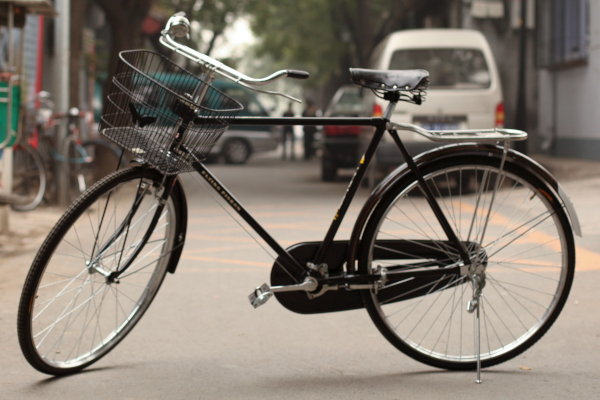
#> input picture examples/bike.jpg, 600 x 400 px
$ python -i functions.py   (imports and definitions only)
#> lines starting #> are read from the running program, lines starting #| are printed output that depends on the picture
#> further down, picture is the input picture: shape (400, 600, 3); mean B, G, R 109.4, 119.9, 129.1
import os

import cv2
import numpy as np
import scipy
from PIL import Image, ImageFont, ImageDraw, ImageStat
from torchvision import transforms as transforms


# [28 lines left out: functions get_rows_cols_no_size, get_rows_cols_with_size, get_rows_cols, not called in this run]


class ResizeMe(object):

    # [52 lines left out: functions __init__, __call__, normalize_output, convert, not called in this run]


def weight_images(img, img1, fades=4):
    for x in np.linspace(0, 1, fades + 1):
        yield cv2.addWeighted(np.array(img), 1 - x, np.array(img1), x, 0)


# [19 lines left out: functions get_bar, pad_arr, not called in this run]


def intensity_sort(image_layer):
    from scipy import stats
    ## used to sort the mappings by pixel intensity.

    #TODO Check this - sorting could be better !!
    ### I have tried many options to get them to organise nicely.
    ### This is the best i can come up with for now. That offers the best sorting to the eye

    pixel_mean = {}
    for i in range(image_layer.shape[2]):

        img = image_layer[:, :, i]
        # [6 lines of commented-out code are left out]
        blured = blur(img)
        mean = brightness(blured)
        median = np.median(blured.ravel())
        pixel_mean[i] = (mean+median)
#> this loop made 3 passes
#> (mean, median) on passes 1 to 3: (109.4, 110), (119.9, 120), (129.1, 130)
#> pass 1, in intensity_sort, `img = image_layer[:, :, i]`:
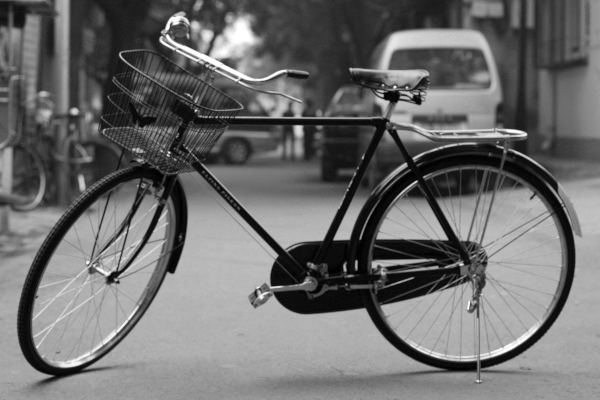
#> img: shape (400, 600); min 0, max 255, mean 109.4
#> pass 1, in intensity_sort, `blured = blur(img)`:
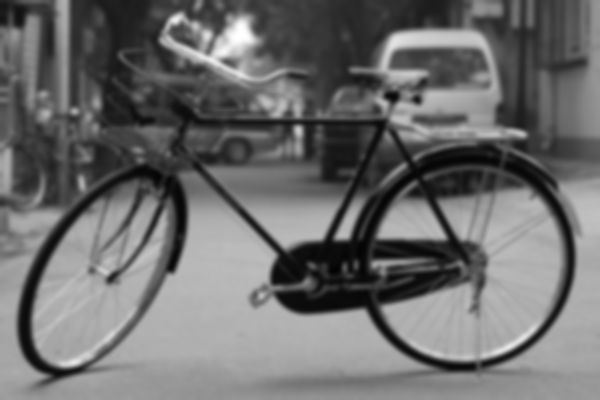
#> blured: shape (400, 600); min 3, max 255, mean 109.4
#> pass 2, in intensity_sort, `img = image_layer[:, :, i]`:
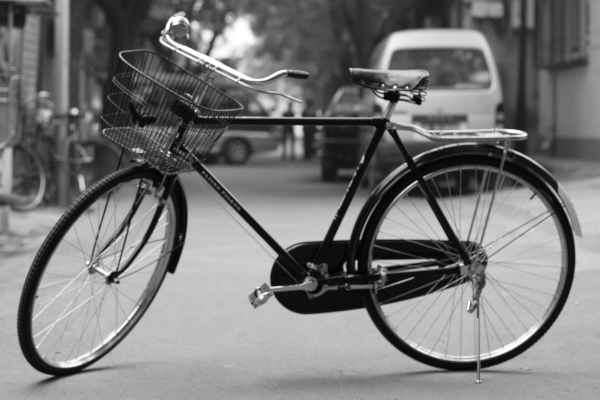
#> img: shape (400, 600); min 0, max 255, mean 119.9
#> pass 2, in intensity_sort, `blured = blur(img)`:
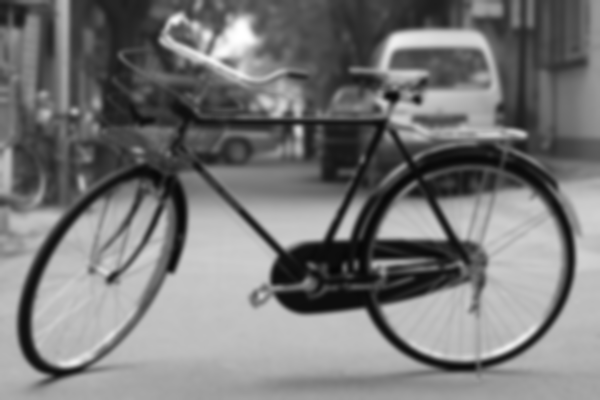
#> blured: shape (400, 600); min 6, max 255, mean 119.9
#> after the loop:
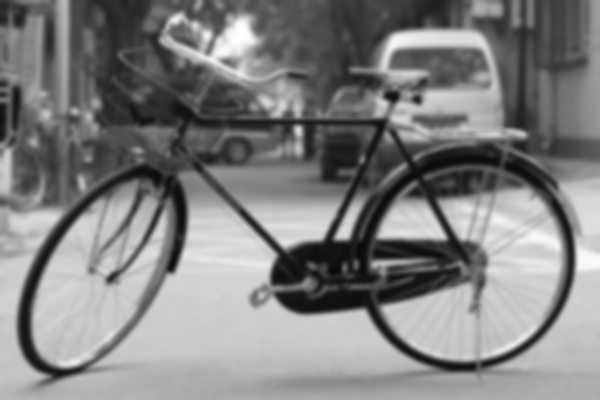
#> blured: shape (400, 600); min 8, max 255, mean 129.1
#> after the loop:
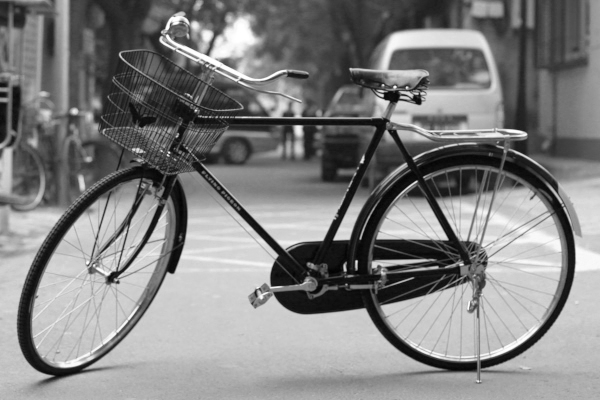
#> img: shape (400, 600); min 2, max 255, mean 129.1
#> after the loop, pixel_mean = {0: 219.4, 1: 239.9, 2: 259.1}


    pixel_mean = {k: v for k, v in sorted(pixel_mean.items(), key=lambda item: item[1], reverse=True)}
#> pixel_mean = {2: 259.1, 1: 239.9, 0: 219.4}

    return image_layer[:, :, list(pixel_mean.keys())]
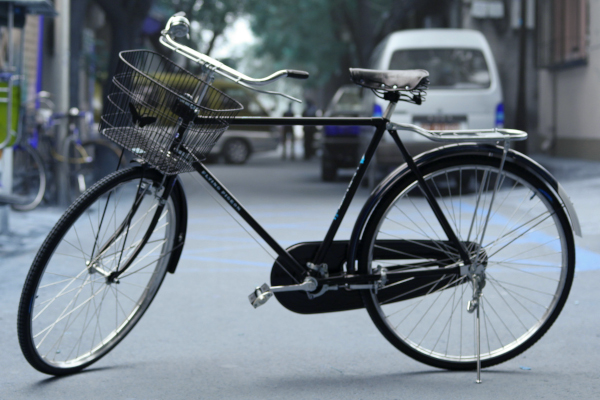
#> returned value: shape (400, 600, 3); mean of channels 0, 1, 2 129.1, 119.9, 109.4; drawn as B, G, R

def brightness( im_file ):
   im = Image.fromarray(im_file).convert('L')
   stat = ImageStat.Stat(im)
   return stat.mean[0]

def blur(img):

    for x in range(2):
        img = cv2.blur(img, (5,5))
    return img

# [65 lines left out: functions colourize_image, draw_text, not called in this run]

>>> import cv2
>>> picture = cv2.imread('../examples/bike.jpg')
>>> result = intensity_sort(picture)

$ run again, on examples/cat.jpg
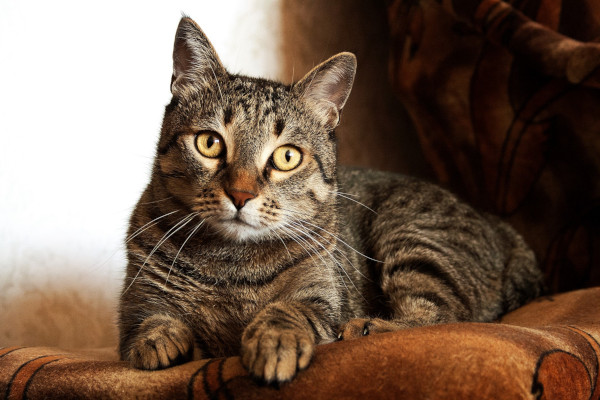
#> input picture examples/cat.jpg, 600 x 400 px
#> picture is the input picture: shape (400, 600, 3); mean B, G, R 80.9, 96.3, 117.8
#> the loop in intensity_sort, `for i in range(image_layer.shape[2]): ` made 3 passes
#> (mean, median) on passes 1 to 3: (80.87, 43), (96.28, 67), (117.8, 101)
#> after the loop in intensity_sort, `for i in range(image_layer.shape[2]):`:
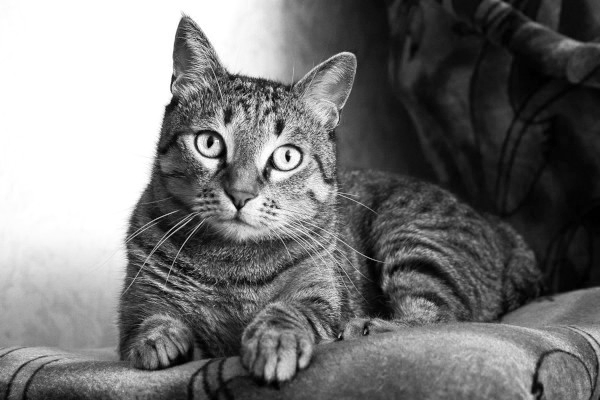
#> img: shape (400, 600); min 0, max 255, mean 117.8
#> after the loop in intensity_sort, `for i in range(image_layer.shape[2]):`: pixel_mean = {0: 123.9, 1: 163.3, 2: 218.8}
#> in intensity_sort, `pixel_mean = {k: v for k, v in sorted(pixel_mean.items(), key=lambda i..`: pixel_mean = {2: 218.8, 1: 163.3, 0: 123.9}
#> in intensity_sort, `return image_layer[:, :, list(pixel_mean.keys())]`:
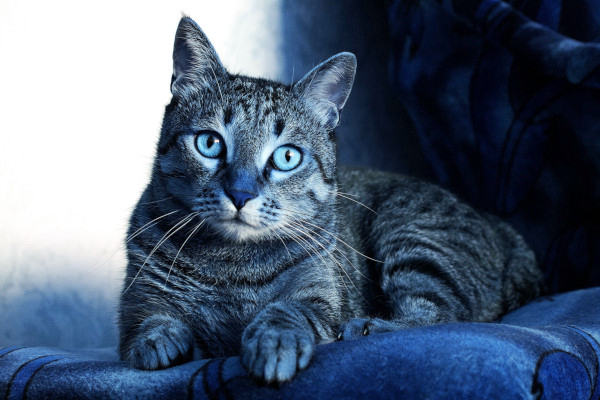
#> returned value: shape (400, 600, 3); mean of channels 0, 1, 2 117.8, 96.3, 80.9; drawn as B, G, R

$ run again, on examples/dog.jpg
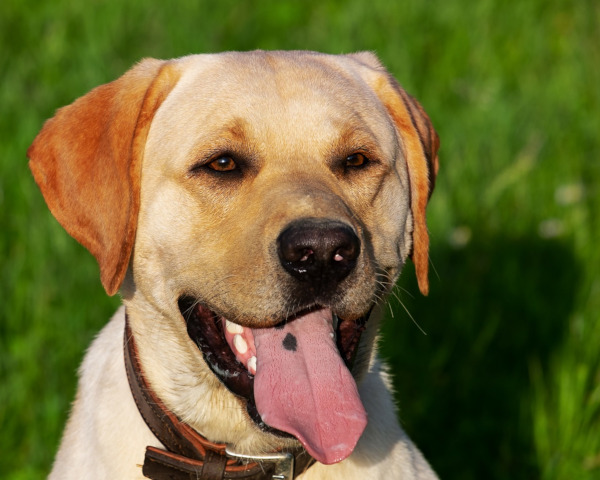
#> input picture examples/dog.jpg, 600 x 480 px
#> picture is the input picture: shape (480, 600, 3); mean B, G, R 55.9, 106.7, 111.8
#> the loop in intensity_sort, `for i in range(image_layer.shape[2]): ` made 3 passes
#> (mean, median) on passes 1 to 3: (55.88, 28), (106.7, 103), (111.8, 80)
#> after the loop in intensity_sort, `for i in range(image_layer.shape[2]):`:
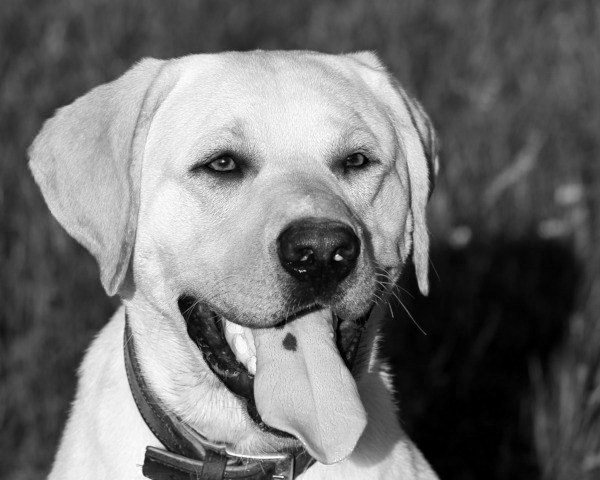
#> img: shape (480, 600); min 0, max 255, mean 111.8
#> after the loop in intensity_sort, `for i in range(image_layer.shape[2]):`: pixel_mean = {0: 83.88, 1: 209.7, 2: 191.8}
#> in intensity_sort, `pixel_mean = {k: v for k, v in sorted(pixel_mean.items(), key=lambda i..`: pixel_mean = {1: 209.7, 2: 191.8, 0: 83.88}
#> in intensity_sort, `return image_layer[:, :, list(pixel_mean.keys())]`:
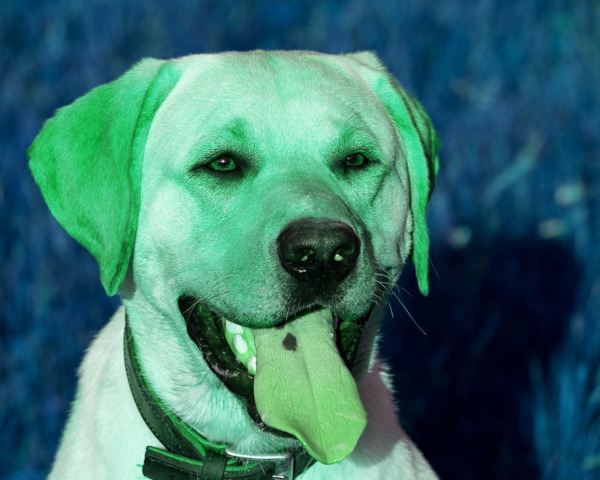
#> returned value: shape (480, 600, 3); mean of channels 0, 1, 2 106.7, 111.8, 55.9; drawn as B, G, R

$ run again, on examples/doggo.jpg
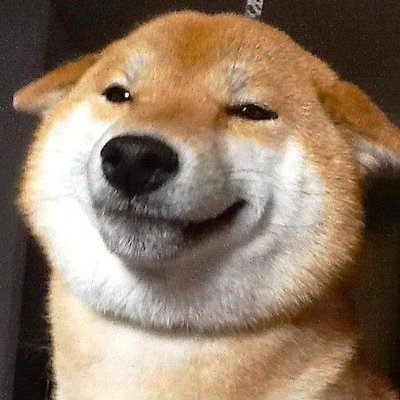
#> input picture examples/doggo.jpg, 400 x 400 px
#> picture is the input picture: shape (400, 400, 3); mean B, G, R 100.1, 120.5, 141.9
#> the loop in intensity_sort, `for i in range(image_layer.shape[2]): ` made 3 passes
#> (mean, median) on passes 1 to 3: (100.1, 88), (120.5, 123), (141.9, 158)
#> after the loop in intensity_sort, `for i in range(image_layer.shape[2]):`: pixel_mean = {0: 188.1, 1: 243.5, 2: 299.9}
#> in intensity_sort, `pixel_mean = {k: v for k, v in sorted(pixel_mean.items(), key=lambda i..`: pixel_mean = {2: 299.9, 1: 243.5, 0: 188.1}
#> in intensity_sort, `return image_layer[:, :, list(pixel_mean.keys())]`:
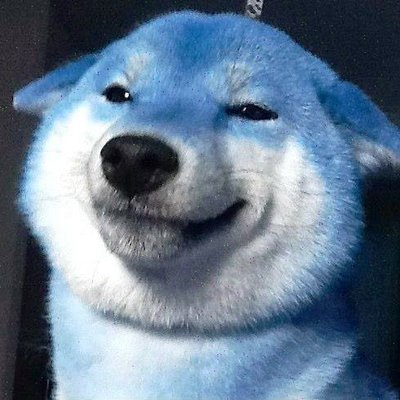
#> returned value: shape (400, 400, 3); mean of channels 0, 1, 2 141.9, 120.5, 100.1; drawn as B, G, R
